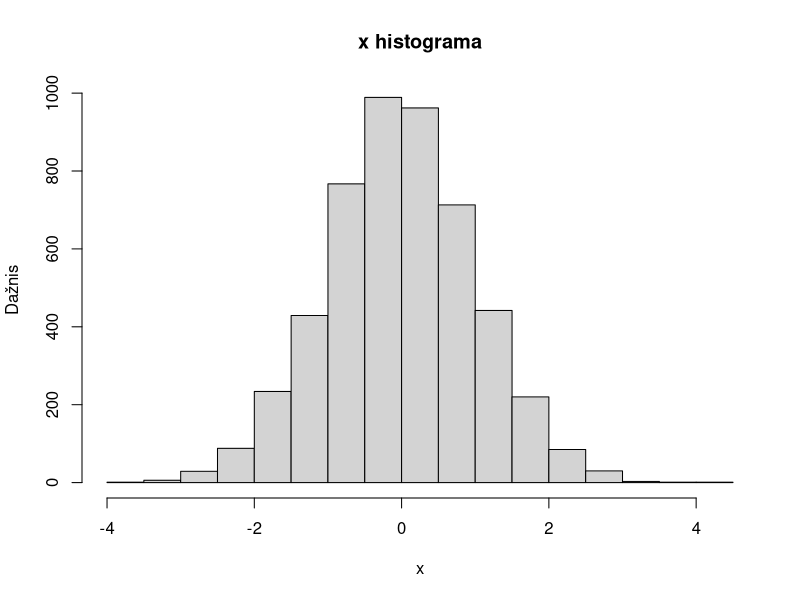

The R source for this figure:
## ---- chunk 1
set.seed(1234567890)
x <- rnorm(5000)
## ---- chunk 2
mean(x)                        # vidukris
sd(x)                          # standartinis nuokrypis
## ---- chunk 3
kaire = mean(x) - 3*sd(x)
desine = mean(x) + 3*sd(x)

isskirtys = x[x < kaire | x > desine]
ind = which(x %in% isskirtys)

paste(isskirtys, ind)
## ---- chunk 4
a = x %in% isskirtys
naujas = x[a == FALSE]                       # pašalinamos išskirtys
hist(x, ylab = "Dažnis", main = "x histograma")
